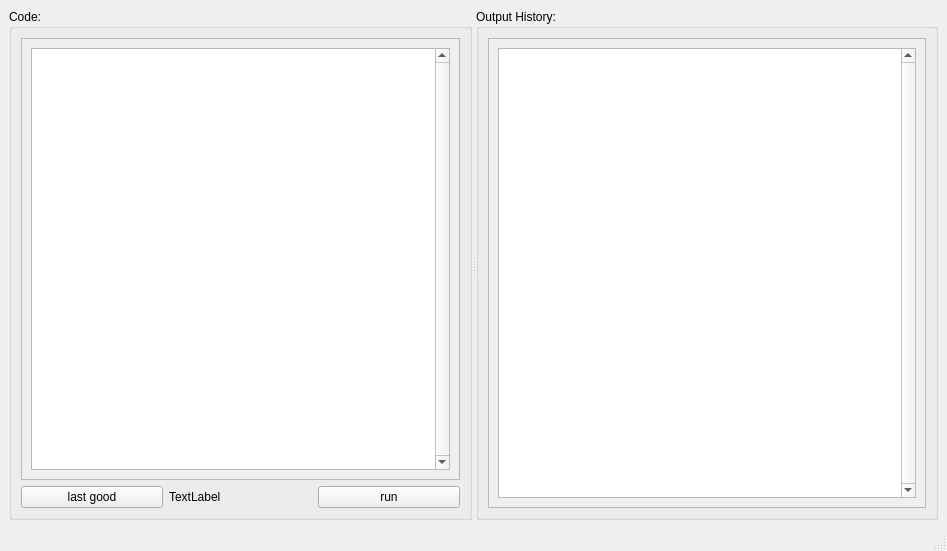
<?xml version="1.0" encoding="UTF-8"?>
<ui version="4.0">
 <class>MainWindow</class>
 <widget class="QMainWindow" name="MainWindow">
  <property name="geometry">
   <rect>
    <x>0</x>
    <y>0</y>
    <width>947</width>
    <height>551</height>
   </rect>
  </property>
  <property name="windowTitle">
   <string>MainWindow</string>
  </property>
  <widget class="QWidget" name="centralwidget">
   <layout class="QVBoxLayout" name="verticalLayout_6">
    <item>
     <widget class="QSplitter" name="splitter">
      <property name="orientation">
       <enum>Qt::Horizontal</enum>
      </property>
      <widget class="QGroupBox" name="groupBox">
       <property name="title">
        <string>Code:</string>
       </property>
       <layout class="QVBoxLayout" name="verticalLayout_3">
        <item>
         <layout class="QVBoxLayout" name="verticalLayout_2">
          <item>
           <widget class="QScrollArea" name="scrollArea">
            <property name="widgetResizable">
             <bool>true</bool>
            </property>
            <widget class="QWidget" name="scrollAreaWidgetContents">
             <property name="geometry">
              <rect>
               <x>0</x>
               <y>0</y>
               <width>502</width>
               <height>424</height>
              </rect>
             </property>
             <layout class="QVBoxLayout" name="verticalLayout">
              <item>
               <widget class="QTextEdit" name="textEdit">
                <property name="font">
                 <font>
                  <family>Consolas</family>
                 </font>
                </property>
                <property name="verticalScrollBarPolicy">
                 <enum>Qt::ScrollBarAlwaysOn</enum>
                </property>
               </widget>
              </item>
             </layout>
            </widget>
           </widget>
          </item>
          <item>
           <layout class="QHBoxLayout" name="horizontalLayout">
            <item>
             <widget class="QPushButton" name="pushButton_2">
              <property name="text">
               <string>last good</string>
              </property>
             </widget>
            </item>
            <item>
             <widget class="QLabel" name="label">
              <property name="text">
               <string>TextLabel</string>
              </property>
             </widget>
            </item>
            <item>
             <widget class="QPushButton" name="pushButtonRun">
              <property name="text">
               <string>run</string>
              </property>
             </widget>
            </item>
           </layout>
          </item>
         </layout>
        </item>
       </layout>
      </widget>
      <widget class="QGroupBox" name="groupBox_2">
       <property name="title">
        <string>Output History:</string>
       </property>
       <layout class="QVBoxLayout" name="verticalLayout_5">
        <item>
         <widget class="QScrollArea" name="scrollArea_2">
          <property name="widgetResizable">
           <bool>true</bool>
          </property>
          <widget class="QWidget" name="scrollAreaWidgetContents_2">
           <property name="geometry">
            <rect>
             <x>0</x>
             <y>0</y>
             <width>376</width>
             <height>457</height>
            </rect>
           </property>
           <layout class="QVBoxLayout" name="verticalLayout_4">
            <item>
             <widget class="QTextEdit" name="textEdit_2">
              <property name="font">
               <font>
                <family>Consolas</family>
               </font>
              </property>
              <property name="verticalScrollBarPolicy">
               <enum>Qt::ScrollBarAlwaysOn</enum>
              </property>
             </widget>
            </item>
           </layout>
          </widget>
         </widget>
        </item>
       </layout>
      </widget>
     </widget>
    </item>
   </layout>
  </widget>
  <widget class="QMenuBar" name="menubar">
   <property name="geometry">
    <rect>
     <x>0</x>
     <y>0</y>
     <width>947</width>
     <height>21</height>
    </rect>
   </property>
  </widget>
  <widget class="QStatusBar" name="statusbar"/>
  <action name="actionRun">
   <property name="text">
    <string>Run</string>
   </property>
   <property name="shortcut">
    <string>Ctrl+R</string>
   </property>
  </action>
 </widget>
 <resources/>
 <connections>
  <connection>
   <sender>pushButtonRun</sender>
   <signal>clicked()</signal>
   <receiver>actionRun</receiver>
   <slot>trigger()</slot>
   <hints>
    <hint type="sourcelabel">
     <x>441</x>
     <y>498</y>
    </hint>
    <hint type="destinationlabel">
     <x>-1</x>
     <y>-1</y>
    </hint>
   </hints>
  </connection>
 </connections>
</ui>
